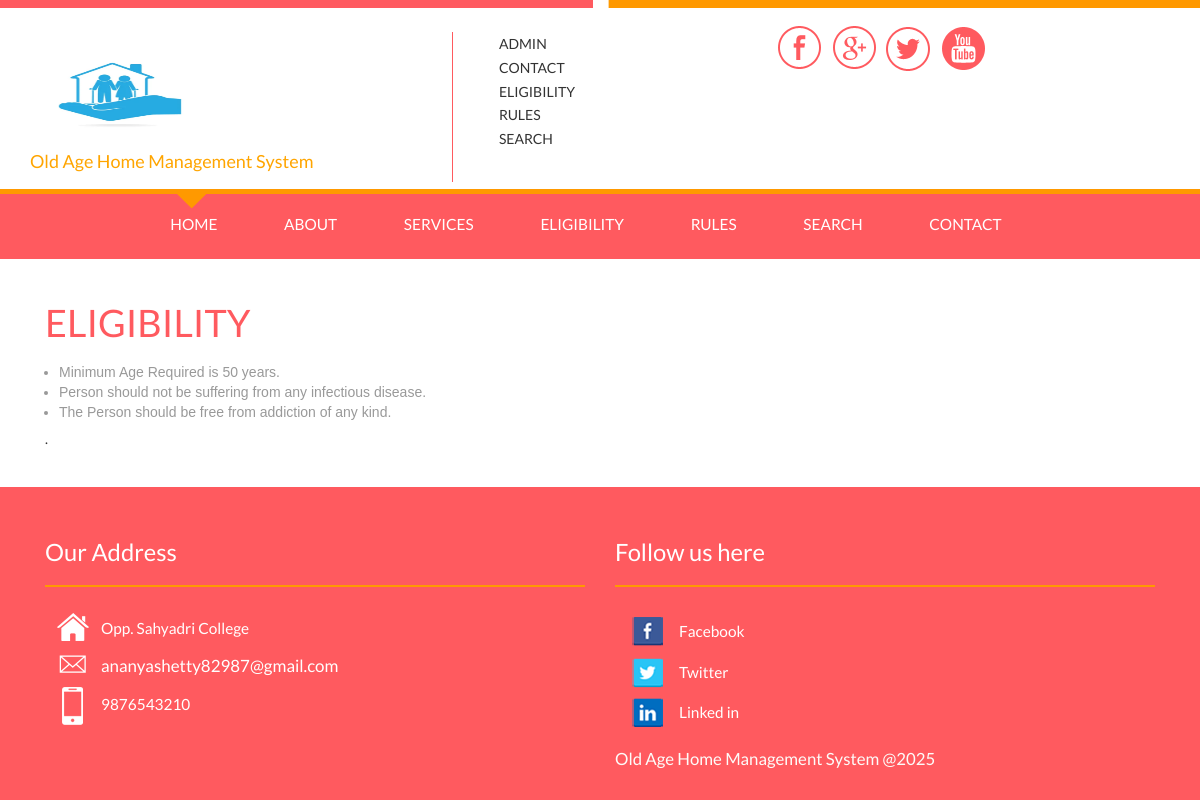
The app's page /eligibility.php with its own data.
### tables this page shows
CREATE TABLE `tblpage` (
  `ID` int(10) NOT NULL,
  `PageType` varchar(200) DEFAULT NULL,
  `PageTitle` mediumtext DEFAULT NULL,
  `PageDescription` mediumtext DEFAULT NULL,
  `Email` varchar(200) DEFAULT NULL,
  `MobileNumber` bigint(10) DEFAULT NULL,
  `UpdationDate` date DEFAULT NULL,
  `Timing` varchar(200) NOT NULL
);

### eligibility.php (the view, shortened to what this page needs)
<?php
include('includes/config.php');
  ?>
<!DOCTYPE HTML>
<html>
<head>
<link href="css/bootstrap.css" rel='stylesheet' type='text/css' />
<link href="css/style.css" rel='stylesheet' type='text/css' />
<link rel="stylesheet" type="text/css" href="css/component.css" />
</head>
<body>
<?php include_once('includes/header.php');?>
	</div>
	 <div class="gallery-section">
		 	<div class="container">
		 			<div class="letest-section">
	 			<div class="container">
	 				<?php
$ret=mysqli_query($con,"select * from tblpage where PageType='eligibility' ");
while ($row=mysqli_fetch_array($ret)) {
?>
	 				<h3><?php  echo $row['PageTitle'];?></h3>
	 				<p><?php  echo $row['PageDescription'];?>.</p><?php } ?>
    </div>
 </div>
			</div>
		</div>
	<?php include_once('includes/footer.php');?>
</body>
</html>

### includes/footer.php (shortened to what this page needs)
<div class= "footer">
         <div class="container">
            <div class="col-md-6 footer-grid footer-grid1">
                    <div class="Office Address">
                        <h4>Our Address</h4>
                       <ul class="bottom-icons">
                        <?php
$ret=mysqli_query($con,"select * from tblpage where PageType='contactus' ");
while ($row=mysqli_fetch_array($ret)) {
?>
                            <li><a class="home" href="#"><span> </span></a><?php  echo $row['PageDescription'];?></li>
                            <li><a class="mail" href="mailto:info@example.com"><span> </span><?php  echo $row['Email'];?></a></li>
                            <li><a class="mbl" href="#"><span> </span></a><?php  echo $row['MobileNumber'];?></li>
                            <div class="clearfix"> </div><?php } ?>
                        </ul>
                     </div>
                </div>
                <div class="col-md-6 footer-grid footer-grid3">
                    <div class=" Follow us here">
                    <h4> Follow us here</h4>
                        <ul class="bottom-icons two">
                            <li><a class="fbook" href="#"><span> </span></a>Facebook</li>
                            <li><a class="twt" href="#"><span> </span></a>Twitter</li>
                            <li><a class="iin" href="#"><span> </span></a>Linked in</li>
                        </ul>
                    </div>
                    <div class="copy-center">
                            <p>Old Age Home Management System @2025</p>
                        </div>
                    </div>
                    <div class="clearfix"> </div>
                </div>
            </div>

### css/style.css (style rules this page uses)
body { background: #fff; font-family: 'Lato', sans-serif; }
.letest-section { padding:2em 0 2em 0; }
.letest-section h3 { color: #ff5a5f; font-size: 2.5em; margin: 0em 1em 1.5em 0.7em; font-family: 'Lato', sans-serif; font-weight: 400; text-transform: uppercase; }
.service-section h3,.works h3,.gallery-section h3 { margin: 0 0 0.5em; font-size: 2.7em; color: #ff5a5f; text-transform: uppercase; text-align: left; }
.gallery-section h3 { padding-top: 0.4em; }
.footer { background: #ff5a5f; padding: 2em 0; }
.footer p { color:#FDFBF9; font-size:1.2em; text-decoration: none; font-weight:400; margin: 0; line-height: 1.9em; }
.footer-grid h4 { color: #fff; font-size: 1.7em; text-decoration: none; font-weight: 400; margin: 1em 0; border-bottom: 2px solid #ff9901; padding: 0px 0 20px 0; }
ul.bottom-icons,ul.bottom-icons.two { padding: 0; }
ul.bottom-icons li,ul.bottom-icons.two li { display: block; margin-left:0px; list-style: none; }
ul.bottom-icons.two li a span { width:32px; height:32px; display: inline-block; background: url('../images/footer.png') no-repeat; vertical-align: middle; -webkit-transition: all 0.3s ease; -moz-transition: all 0.3s ease; -o-transition: all 0.3s ease; transition: all 0.3s ease; margin: 0 16px; }
ul.bottom-icons li a span { width:32px; height:38px; display: inline-block; background: url('../images/icons.png') no-repeat; vertical-align: middle; -webkit-transition: all 0.3s ease; -moz-transition: all 0.3s ease; -o-transition: all 0.3s ease; transition: all 0.3s ease; margin: 0 12px; }
ul.bottom-icons li a.home span { background-position: 0px -119px; }
ul.bottom-icons li a.mail span { background-position: 0px -179px; }
ul.bottom-icons li a.mbl span { background-position: 0px -219px; }
ul.bottom-icons.two li a.fbook span { background-position: -0px -0px; }
ul.bottom-icons.two li a.twt span { background-position: -0px -32px; }
ul.bottom-icons.two li a.iin span { background-position: -0px -64px; }
.bottom-icons li a,.bottom-icons.two li a,.bottom-icons li,.bottom-icons.two li { font-weight: 400; font-size: 1.1em; text-decoration: none; color: #fff; transition: 0.5s all; -webkit-transition: 0.5s all; -moz-transition: 0.5s all; -o-transition: 0.5s all; }
.bottom-icons.two li a { line-height: 2.4em; }

### css/component.css (style rules this page uses)
.gallery-section { position: relative; }

### records on screen
tblpage: PageTitle "ELIGIBILITY", PageDescription "Minimum Age Required is 50 years. Person should not be suffering from any infectious disease. The Person should be free from addiction of any kind."
tblpage: PageDescription "Opp. Sahyadri College", Email "ananyashetty82987@gmail.com", MobileNumber "9876543210"
